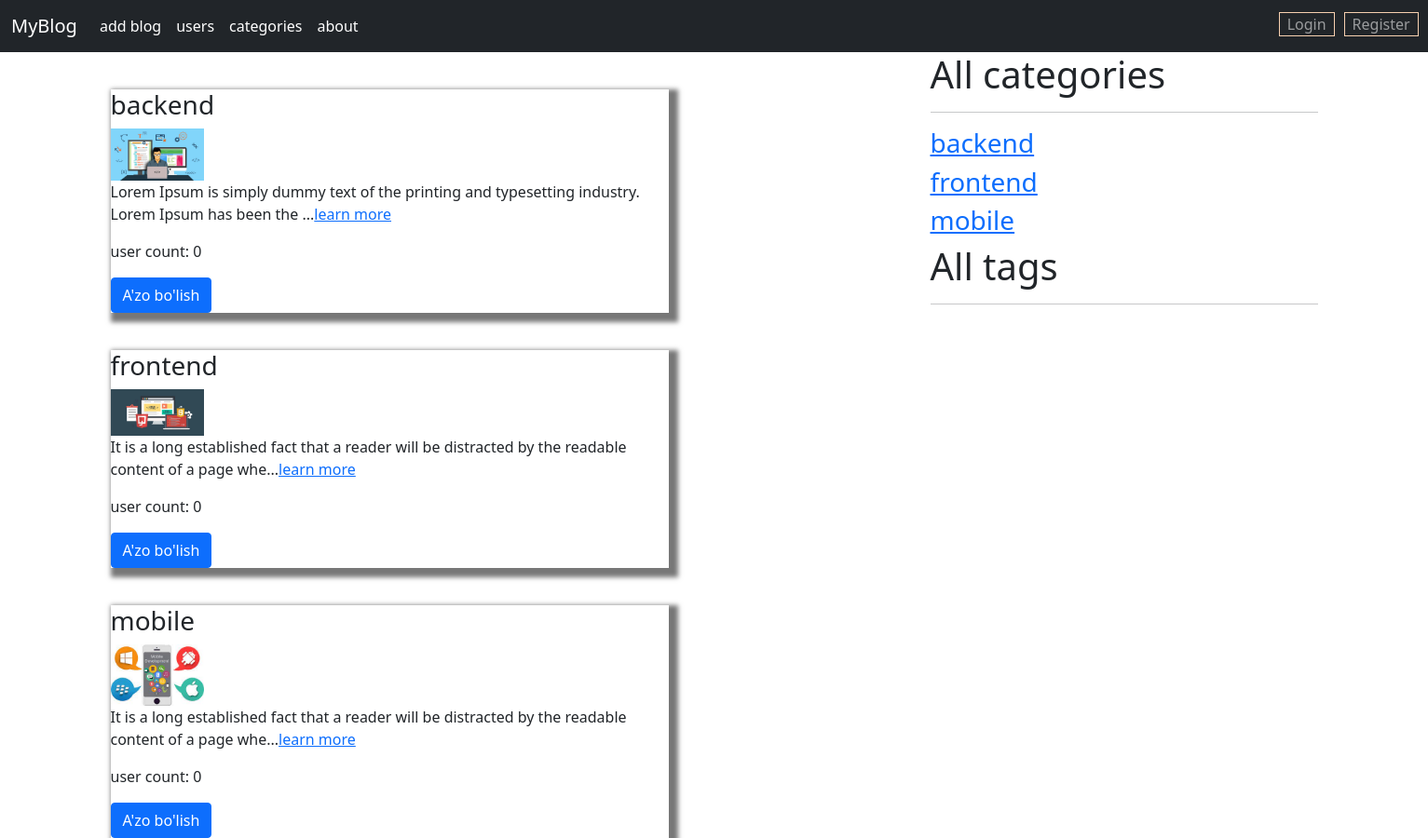
Page /categories/ on the committed database.
### blog/models/category.py (models this page shows, shortened)
class Category(models.Model):
    name = models.CharField(max_length=150)
    slug = models.SlugField(max_length=150, unique=True)
    image = models.ImageField(upload_to='category')
    description = models.TextField()
    user = models.ManyToManyField(CustomUser, related_name='category')

### blog/views.py (the view)
# urls.py: path('categories/', CategoryBLogList.as_view(), name = 'categories'),
class CategoryBLogList(ListView):
    model = Category
    template_name = 'blog/categories.html'
    context_object_name = 'categories'

### templates/blog/categories.html (shortened to what this page needs)
{% extends 'base.html' %}
{% block content %}
<section>
    {% for category in categories %}
    <section style="box-shadow: 5px 5px 5px 5px #777; margin-top: 40px; width: 70%">
        <h3>{{ category.name }}</h3>
        <img style="width:100px" src="{{ category.image.url}}">
        <p>{{ category.description |slice:":100" }}...<a href="{% url 'category' category.slug %}">learn more</a></p>
        <p>user count: {{ category.user.count }}</p>
        {% if request.user in category.user.all %}
        <a href="{% url 'category_add_user' category.slug %}" class="btn btn-danger">Tark etish</a>
        {% else %}
        <a href="{% url 'category_add_user' category.slug %}" class="btn btn-primary">A'zo bo'lish</a>
        {% endif %}
    </section>
    {% endfor %}
</section>
{% endblock %}

### templates/base.html (shortened to what this page needs)
<!DOCTYPE html>
<html lang="en">
<head>
    <link href="https://cdn.jsdelivr.net/npm/bootstrap@5.1.3/dist/css/bootstrap.min.css" rel="stylesheet"
>
    {% load static %}
    <link rel="stylesheet" href="{% static 'css/base.css' %}">
</head>
<body>
{% include 'header.html' %}
<section class="container">
    <div class="row">
        <div class="col-lg-8">
            {% block content %}
            {% endblock %}
        </div>
        <div class="col-lg-4">
            <h1>All categories</h1><hr>
            {% for c in categories %}
                <h3><a href="{% url 'category' c.slug %}">{{ c.name }}</a></h3>
            {% endfor %}
            <h1>All tags</h1><hr>
        </div>
    </div>
</section>
</body>
</html>

### rows in the picture
Category: name "backend", image (picture), description "Lorem Ipsum is simply dummy text of the printing and typesetting industry. Lorem Ipsum has been the", user.count "0", shows "A'zo bo'lish"
Category: name "frontend", image (picture), description "It is a long established fact that a reader will be distracted by the readable content of a page whe", user.count "0", shows "A'zo bo'lish"
Category: name "mobile", image (picture), description "It is a long established fact that a reader will be distracted by the readable content of a page whe", user.count "0", shows "A'zo bo'lish"
